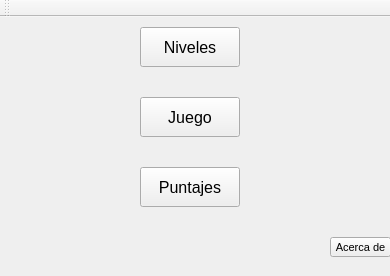
<?xml version="1.0" encoding="UTF-8"?>
<ui version="4.0">
 <class>MainWindow</class>
 <widget class="QMainWindow" name="MainWindow">
  <property name="geometry">
   <rect>
    <x>0</x>
    <y>0</y>
    <width>390</width>
    <height>276</height>
   </rect>
  </property>
  <property name="windowTitle">
   <string>INICIO</string>
  </property>
  <widget class="QWidget" name="centralWidget">
   <widget class="QPushButton" name="pushButton">
    <property name="geometry">
     <rect>
      <x>140</x>
      <y>10</y>
      <width>100</width>
      <height>40</height>
     </rect>
    </property>
    <property name="font">
     <font>
      <pointsize>12</pointsize>
     </font>
    </property>
    <property name="text">
     <string>Niveles</string>
    </property>
   </widget>
   <widget class="QPushButton" name="pushButton_2">
    <property name="geometry">
     <rect>
      <x>140</x>
      <y>80</y>
      <width>100</width>
      <height>40</height>
     </rect>
    </property>
    <property name="font">
     <font>
      <pointsize>12</pointsize>
     </font>
    </property>
    <property name="text">
     <string>Juego</string>
    </property>
   </widget>
   <widget class="QPushButton" name="pushButton_3">
    <property name="geometry">
     <rect>
      <x>140</x>
      <y>150</y>
      <width>100</width>
      <height>40</height>
     </rect>
    </property>
    <property name="font">
     <font>
      <pointsize>12</pointsize>
     </font>
    </property>
    <property name="text">
     <string>Puntajes</string>
    </property>
   </widget>
   <widget class="QPushButton" name="pushButton_4">
    <property name="geometry">
     <rect>
      <x>330</x>
      <y>220</y>
      <width>61</width>
      <height>20</height>
     </rect>
    </property>
    <property name="font">
     <font>
      <pointsize>8</pointsize>
     </font>
    </property>
    <property name="text">
     <string>Acerca de</string>
    </property>
   </widget>
  </widget>
  <widget class="QMenuBar" name="menuBar">
   <property name="geometry">
    <rect>
     <x>0</x>
     <y>0</y>
     <width>390</width>
     <height>20</height>
    </rect>
   </property>
  </widget>
  <widget class="QToolBar" name="mainToolBar">
   <attribute name="toolBarArea">
    <enum>TopToolBarArea</enum>
   </attribute>
   <attribute name="toolBarBreak">
    <bool>false</bool>
   </attribute>
  </widget>
 </widget>
 <layoutdefault spacing="6" margin="11"/>
 <resources/>
 <connections/>
</ui>
